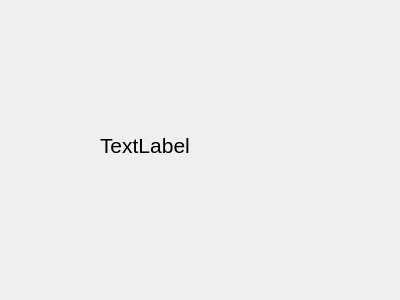
<?xml version="1.0" encoding="UTF-8"?>
<ui version="4.0">
 <class>RevisionTable</class>
 <widget class="QWidget" name="RevisionTable">
  <property name="geometry">
   <rect>
    <x>0</x>
    <y>0</y>
    <width>400</width>
    <height>300</height>
   </rect>
  </property>
  <property name="windowTitle">
   <string>Revision Table</string>
  </property>
  <widget class="QLabel" name="label">
   <property name="geometry">
    <rect>
     <x>100</x>
     <y>110</y>
     <width>181</width>
     <height>71</height>
    </rect>
   </property>
   <property name="font">
    <font>
     <pointsize>16</pointsize>
    </font>
   </property>
   <property name="text">
    <string>TextLabel</string>
   </property>
  </widget>
 </widget>
 <resources/>
 <connections/>
</ui>
